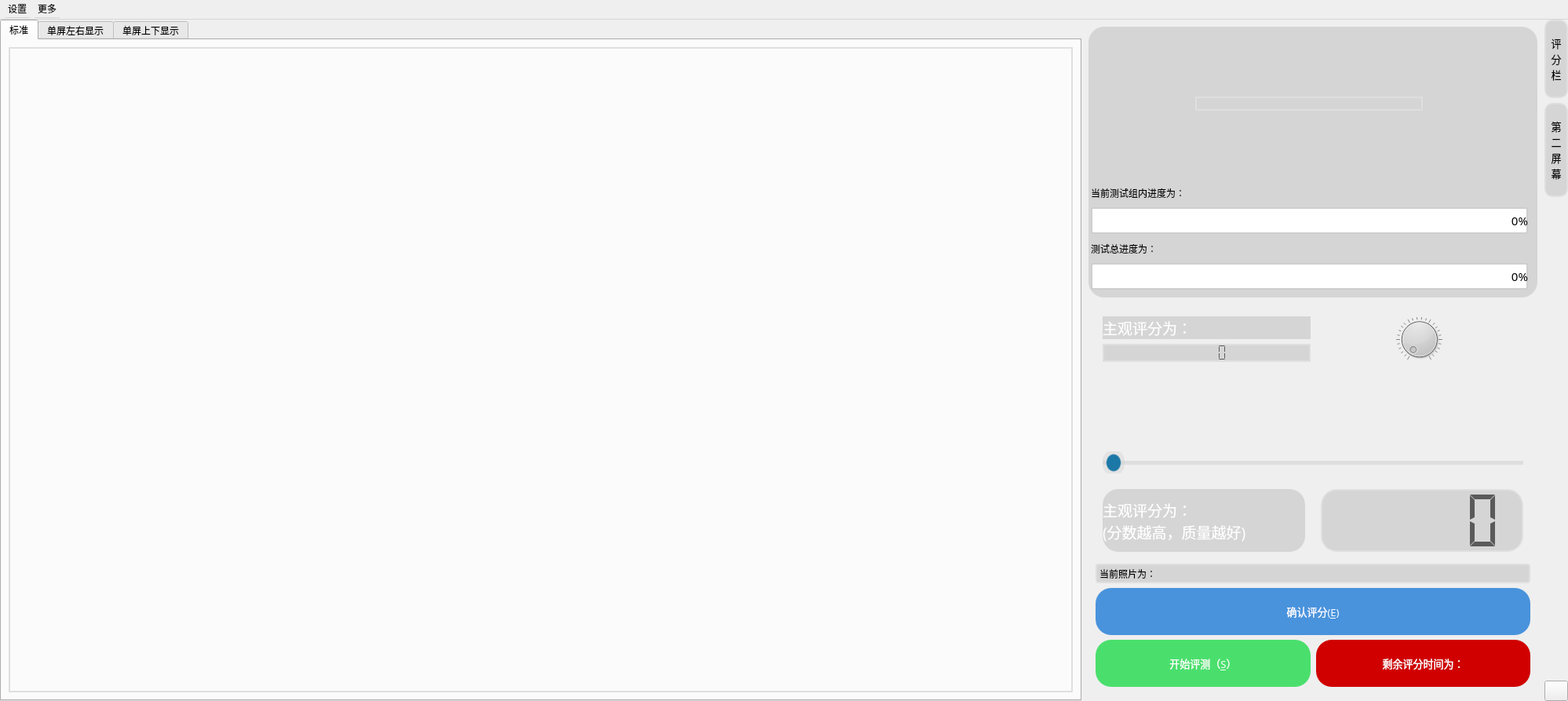
<?xml version="1.0" encoding="UTF-8"?>
<ui version="4.0">
 <class>MainWindow</class>
 <widget class="QMainWindow" name="MainWindow">
  <property name="geometry">
   <rect>
    <x>0</x>
    <y>0</y>
    <width>1998</width>
    <height>893</height>
   </rect>
  </property>
  <property name="windowTitle">
   <string>图像质量评价主实验台</string>
  </property>
  <property name="windowIcon">
   <iconset resource="../images.qrc">
    <normaloff>:/Main_Exp/images/app_icon.png</normaloff>:/Main_Exp/images/app_icon.png</iconset>
  </property>
  <property name="iconSize">
   <size>
    <width>24</width>
    <height>24</height>
   </size>
  </property>
  <widget class="QWidget" name="centralwidget">
   <property name="styleSheet">
    <string notr="true"/>
   </property>
   <layout class="QVBoxLayout" name="verticalLayout_11">
    <property name="spacing">
     <number>0</number>
    </property>
    <property name="leftMargin">
     <number>0</number>
    </property>
    <property name="topMargin">
     <number>0</number>
    </property>
    <property name="rightMargin">
     <number>0</number>
    </property>
    <property name="bottomMargin">
     <number>0</number>
    </property>
    <item>
     <layout class="QHBoxLayout" name="central_ayout" stretch="7,3,0">
      <property name="spacing">
       <number>0</number>
      </property>
      <item>
       <widget class="QTabWidget" name="dis_tabWidget">
        <property name="enabled">
         <bool>true</bool>
        </property>
        <property name="toolTip">
         <string>此面板可用于单刺激实验，同时在右上角显示缩略图；或用于双刺激实验（一屏多张）。用户不必选择。</string>
        </property>
        <property name="currentIndex">
         <number>0</number>
        </property>
        <widget class="QWidget" name="tab">
         <attribute name="title">
          <string>标准</string>
         </attribute>
         <layout class="QVBoxLayout" name="verticalLayout_7">
          <item>
           <widget class="QWidget" name="display_widget" native="true">
            <property name="styleSheet">
             <string notr="true">border:2px double;
border-color: rgb(223, 223, 223);</string>
            </property>
            <layout class="QGridLayout" name="gridLayout">
             <property name="leftMargin">
              <number>0</number>
             </property>
             <property name="topMargin">
              <number>0</number>
             </property>
             <property name="rightMargin">
              <number>0</number>
             </property>
             <property name="bottomMargin">
              <number>0</number>
             </property>
             <item row="0" column="0">
              <widget class="QLabel" name="show_pic_lb">
               <property name="maximumSize">
                <size>
                 <width>16777215</width>
                 <height>16777215</height>
                </size>
               </property>
               <property name="text">
                <string/>
               </property>
              </widget>
             </item>
            </layout>
           </widget>
          </item>
         </layout>
        </widget>
        <widget class="QWidget" name="tab_3">
         <attribute name="title">
          <string>单屏左右显示</string>
         </attribute>
         <layout class="QVBoxLayout" name="verticalLayout_6">
          <item>
           <widget class="QWidget" name="display_widget_lr" native="true">
            <property name="styleSheet">
             <string notr="true">border:2px double;
border-color: rgb(223, 223, 223);</string>
            </property>
            <layout class="QHBoxLayout" name="horizontalLayout">
             <property name="leftMargin">
              <number>0</number>
             </property>
             <property name="topMargin">
              <number>0</number>
             </property>
             <property name="rightMargin">
              <number>0</number>
             </property>
             <property name="bottomMargin">
              <number>0</number>
             </property>
             <item alignment="Qt::AlignHCenter|Qt::AlignVCenter">
              <widget class="QLabel" name="show_pic_lb_2">
               <property name="maximumSize">
                <size>
                 <width>16777215</width>
                 <height>16777215</height>
                </size>
               </property>
               <property name="toolTip">
                <string>失真照片</string>
               </property>
               <property name="whatsThis">
                <string/>
               </property>
               <property name="text">
                <string/>
               </property>
              </widget>
             </item>
             <item alignment="Qt::AlignHCenter|Qt::AlignVCenter">
              <widget class="QLabel" name="show_pic_lb_4">
               <property name="maximumSize">
                <size>
                 <width>16777215</width>
                 <height>16777215</height>
                </size>
               </property>
               <property name="toolTip">
                <string>原始照片</string>
               </property>
               <property name="text">
                <string/>
               </property>
              </widget>
             </item>
            </layout>
           </widget>
          </item>
         </layout>
        </widget>
        <widget class="QWidget" name="tab_2">
         <attribute name="title">
          <string>单屏上下显示</string>
         </attribute>
         <layout class="QVBoxLayout" name="verticalLayout_8">
          <item>
           <widget class="QWidget" name="display_widget_ud" native="true">
            <property name="styleSheet">
             <string notr="true">border:2px double;
border-color: rgb(223, 223, 223);</string>
            </property>
            <layout class="QVBoxLayout" name="verticalLayout_4">
             <property name="leftMargin">
              <number>0</number>
             </property>
             <property name="topMargin">
              <number>0</number>
             </property>
             <property name="rightMargin">
              <number>0</number>
             </property>
             <property name="bottomMargin">
              <number>0</number>
             </property>
             <item alignment="Qt::AlignHCenter|Qt::AlignVCenter">
              <widget class="QLabel" name="show_pic_lb_3">
               <property name="maximumSize">
                <size>
                 <width>16777215</width>
                 <height>16777215</height>
                </size>
               </property>
               <property name="toolTip">
                <string>失真照片</string>
               </property>
               <property name="text">
                <string/>
               </property>
              </widget>
             </item>
             <item alignment="Qt::AlignHCenter|Qt::AlignVCenter">
              <widget class="QLabel" name="show_pic_lb_5">
               <property name="maximumSize">
                <size>
                 <width>16777215</width>
                 <height>16777215</height>
                </size>
               </property>
               <property name="toolTip">
                <string>原始照片</string>
               </property>
               <property name="text">
                <string/>
               </property>
              </widget>
             </item>
            </layout>
           </widget>
          </item>
         </layout>
        </widget>
       </widget>
      </item>
      <item>
       <widget class="QWidget" name="tool_widget" native="true">
        <property name="minimumSize">
         <size>
          <width>290</width>
          <height>0</height>
         </size>
        </property>
        <property name="maximumSize">
         <size>
          <width>16777215</width>
          <height>16777215</height>
         </size>
        </property>
        <layout class="QVBoxLayout" name="verticalLayout_9" stretch="1,1">
         <item>
          <widget class="QWidget" name="thumbnail_widget" native="true">
           <property name="minimumSize">
            <size>
             <width>290</width>
             <height>0</height>
            </size>
           </property>
           <property name="maximumSize">
            <size>
             <width>600</width>
             <height>16777215</height>
            </size>
           </property>
           <property name="styleSheet">
            <string notr="true">border-radius:20px;
background-color: rgb(213, 213, 213);</string>
           </property>
           <layout class="QVBoxLayout" name="verticalLayout" stretch="8,1,2,1,2">
            <property name="leftMargin">
             <number>3</number>
            </property>
            <property name="topMargin">
             <number>3</number>
            </property>
            <property name="rightMargin">
             <number>12</number>
            </property>
            <property name="bottomMargin">
             <number>10</number>
            </property>
            <item alignment="Qt::AlignHCenter|Qt::AlignVCenter">
             <widget class="QLabel" name="Thumbnail_pic_lb">
              <property name="minimumSize">
               <size>
                <width>290</width>
                <height>0</height>
               </size>
              </property>
              <property name="maximumSize">
               <size>
                <width>600</width>
                <height>600</height>
               </size>
              </property>
              <property name="layoutDirection">
               <enum>Qt::LeftToRight</enum>
              </property>
              <property name="styleSheet">
               <string notr="true">border:2px double;
border-color: rgb(223, 223, 223);</string>
              </property>
              <property name="text">
               <string/>
              </property>
              <property name="alignment">
               <set>Qt::AlignCenter</set>
              </property>
             </widget>
            </item>
            <item>
             <widget class="QLabel" name="Thumbnail_info_lb_2">
              <property name="minimumSize">
               <size>
                <width>291</width>
                <height>25</height>
               </size>
              </property>
              <property name="maximumSize">
               <size>
                <width>600</width>
                <height>40</height>
               </size>
              </property>
              <property name="font">
               <font>
                <family>黑体</family>
               </font>
              </property>
              <property name="styleSheet">
               <string notr="true">border:none;</string>
              </property>
              <property name="text">
               <string>当前测试组内进度为：</string>
              </property>
             </widget>
            </item>
            <item>
             <widget class="QProgressBar" name="progressBar_2">
              <property name="font">
               <font>
                <family>黑体</family>
                <pointsize>11</pointsize>
               </font>
              </property>
              <property name="styleSheet">
               <string notr="true">QProgressBar {
	border: 2px solid rgb(206, 206, 206);
	background-color:rgb(255, 255, 255);
	border-radius:3px ;
	boder-style: inset;  
}

QProgressBar::chunk{
	background-color:rgb(112, 112, 112); 
	border-radius:3px;  
	margin:2px;
}
</string>
              </property>
              <property name="value">
               <number>0</number>
              </property>
              <property name="alignment">
               <set>Qt::AlignRight|Qt::AlignTrailing|Qt::AlignVCenter</set>
              </property>
              <property name="textVisible">
               <bool>true</bool>
              </property>
              <property name="orientation">
               <enum>Qt::Horizontal</enum>
              </property>
              <property name="invertedAppearance">
               <bool>false</bool>
              </property>
              <property name="textDirection">
               <enum>QProgressBar::BottomToTop</enum>
              </property>
             </widget>
            </item>
            <item>
             <widget class="QLabel" name="Thumbnail_info_lb">
              <property name="minimumSize">
               <size>
                <width>291</width>
                <height>25</height>
               </size>
              </property>
              <property name="maximumSize">
               <size>
                <width>600</width>
                <height>40</height>
               </size>
              </property>
              <property name="font">
               <font>
                <family>黑体</family>
               </font>
              </property>
              <property name="styleSheet">
               <string notr="true">border:none;</string>
              </property>
              <property name="text">
               <string>测试总进度为：</string>
              </property>
             </widget>
            </item>
            <item>
             <widget class="QProgressBar" name="progressBar">
              <property name="font">
               <font>
                <family>黑体</family>
                <pointsize>11</pointsize>
               </font>
              </property>
              <property name="styleSheet">
               <string notr="true">QProgressBar {
	border: 2px solid rgb(206, 206, 206);
	background-color:rgb(255, 255, 255);
	border-radius:3px ;
	boder-style: inset;  
}

QProgressBar::chunk{
	background-color:rgb(112, 112, 112); 
	border-radius:3px;  
	margin:2px;
}
</string>
              </property>
              <property name="value">
               <number>0</number>
              </property>
              <property name="alignment">
               <set>Qt::AlignRight|Qt::AlignTrailing|Qt::AlignVCenter</set>
              </property>
              <property name="textVisible">
               <bool>true</bool>
              </property>
              <property name="orientation">
               <enum>Qt::Horizontal</enum>
              </property>
              <property name="invertedAppearance">
               <bool>false</bool>
              </property>
              <property name="textDirection">
               <enum>QProgressBar::BottomToTop</enum>
              </property>
             </widget>
            </item>
           </layout>
          </widget>
         </item>
         <item>
          <widget class="QWidget" name="get_score_and_goback_widget" native="true">
           <property name="minimumSize">
            <size>
             <width>290</width>
             <height>0</height>
            </size>
           </property>
           <property name="maximumSize">
            <size>
             <width>600</width>
             <height>16777215</height>
            </size>
           </property>
           <property name="styleSheet">
            <string notr="true">border-radius: 20px;</string>
           </property>
           <layout class="QVBoxLayout" name="verticalLayout_10" stretch="1,1,0,0,0">
            <item>
             <widget class="QWidget" name="dial_mark_widget" native="true">
              <layout class="QHBoxLayout" name="horizontalLayout_6">
               <item>
                <layout class="QVBoxLayout" name="verticalLayout_2">
                 <item>
                  <widget class="QLabel" name="label_3">
                   <property name="minimumSize">
                    <size>
                     <width>160</width>
                     <height>0</height>
                    </size>
                   </property>
                   <property name="font">
                    <font>
                     <family>黑体</family>
                     <pointsize>14</pointsize>
                     <weight>50</weight>
                     <italic>false</italic>
                     <bold>false</bold>
                    </font>
                   </property>
                   <property name="styleSheet">
                    <string notr="true">background-color: rgb(213, 213, 213);
border-radius:20px;
color: rgb(255, 255, 255)
</string>
                   </property>
                   <property name="text">
                    <string>主观评分为：</string>
                   </property>
                  </widget>
                 </item>
                 <item>
                  <widget class="QLCDNumber" name="show_score_lcd">
                   <property name="layoutDirection">
                    <enum>Qt::LeftToRight</enum>
                   </property>
                   <property name="autoFillBackground">
                    <bool>false</bool>
                   </property>
                   <property name="styleSheet">
                    <string notr="true">border:2px double;
border-color: rgb(223, 223, 223);
background-color: rgb(213, 213, 213);
color: rgb(90, 90, 90);</string>
                   </property>
                   <property name="frameShape">
                    <enum>QFrame::Box</enum>
                   </property>
                   <property name="frameShadow">
                    <enum>QFrame::Raised</enum>
                   </property>
                   <property name="smallDecimalPoint">
                    <bool>false</bool>
                   </property>
                   <property name="segmentStyle">
                    <enum>QLCDNumber::Flat</enum>
                   </property>
                  </widget>
                 </item>
                </layout>
               </item>
               <item>
                <widget class="QDial" name="show_score_dial">
                 <property name="cursor">
                  <cursorShape>PointingHandCursor</cursorShape>
                 </property>
                 <property name="styleSheet">
                  <string notr="true">background-color: rgb(213, 213, 213);</string>
                 </property>
                 <property name="notchesVisible">
                  <bool>true</bool>
                 </property>
                </widget>
               </item>
              </layout>
             </widget>
            </item>
            <item>
             <widget class="QWidget" name="slider_mark_widget" native="true">
              <layout class="QVBoxLayout" name="verticalLayout_3">
               <property name="spacing">
                <number>20</number>
               </property>
               <item>
                <layout class="QHBoxLayout" name="horizontalLayout_4" stretch="0,1,0,1,0">
                 <property name="leftMargin">
                  <number>20</number>
                 </property>
                 <property name="topMargin">
                  <number>10</number>
                 </property>
                 <property name="rightMargin">
                  <number>20</number>
                 </property>
                 <property name="bottomMargin">
                  <number>10</number>
                 </property>
                 <item alignment="Qt::AlignBottom">
                  <widget class="QLabel" name="label_2">
                   <property name="minimumSize">
                    <size>
                     <width>50</width>
                     <height>50</height>
                    </size>
                   </property>
                   <property name="maximumSize">
                    <size>
                     <width>50</width>
                     <height>50</height>
                    </size>
                   </property>
                   <property name="styleSheet">
                    <string notr="true">border-image: url(:/Main_Exp/images/bad.png);</string>
                   </property>
                   <property name="text">
                    <string/>
                   </property>
                  </widget>
                 </item>
                 <item>
                  <widget class="QLabel" name="label_7">
                   <property name="minimumSize">
                    <size>
                     <width>0</width>
                     <height>30</height>
                    </size>
                   </property>
                   <property name="maximumSize">
                    <size>
                     <width>16777215</width>
                     <height>30</height>
                    </size>
                   </property>
                   <property name="text">
                    <string/>
                   </property>
                  </widget>
                 </item>
                 <item>
                  <widget class="QLabel" name="label_5">
                   <property name="minimumSize">
                    <size>
                     <width>50</width>
                     <height>50</height>
                    </size>
                   </property>
                   <property name="maximumSize">
                    <size>
                     <width>50</width>
                     <height>50</height>
                    </size>
                   </property>
                   <property name="styleSheet">
                    <string notr="true"/>
                   </property>
                   <property name="text">
                    <string/>
                   </property>
                  </widget>
                 </item>
                 <item>
                  <widget class="QLabel" name="label_8">
                   <property name="minimumSize">
                    <size>
                     <width>0</width>
                     <height>30</height>
                    </size>
                   </property>
                   <property name="maximumSize">
                    <size>
                     <width>16777215</width>
                     <height>30</height>
                    </size>
                   </property>
                   <property name="text">
                    <string/>
                   </property>
                  </widget>
                 </item>
                 <item alignment="Qt::AlignVCenter">
                  <widget class="QLabel" name="label_6">
                   <property name="minimumSize">
                    <size>
                     <width>50</width>
                     <height>50</height>
                    </size>
                   </property>
                   <property name="maximumSize">
                    <size>
                     <width>50</width>
                     <height>50</height>
                    </size>
                   </property>
                   <property name="styleSheet">
                    <string notr="true">border-image: url(:/Main_Exp/images/good.png);</string>
                   </property>
                   <property name="text">
                    <string/>
                   </property>
                  </widget>
                 </item>
                </layout>
               </item>
               <item>
                <widget class="QSlider" name="horizontalSlider">
                 <property name="styleSheet">
                  <string notr="true">QSlider:horizontal {
    min-height: 28px;
}
QSlider::groove:horizontal {
    height: 5px;
    background: rgb(222, 222, 222); 
}
QSlider::handle:horizontal {
    width: 28px;
    margin-top: -14px;
    margin-bottom: -14px;
    border-radius: 14px;
    background: qradialgradient(spread:reflect, cx:0.5, cy:0.5, radius:0.5, fx:0.5, fy:0.5, stop:0.6 rgba(28, 120, 167, 255), stop:0.7 rgba(210, 210, 210, 100));
}
QSlider::handle:horizontal:hover {
    background: qradialgradient(spread:reflect, cx:0.5, cy:0.5, radius:0.5, fx:0.5, fy:0.5, stop:0.6 rgba(126, 161, 255, 255), stop:0.7 rgba(255, 255, 255, 100));
}</string>
                 </property>
                 <property name="orientation">
                  <enum>Qt::Horizontal</enum>
                 </property>
                </widget>
               </item>
               <item>
                <layout class="QHBoxLayout" name="horizontalLayout_3">
                 <item>
                  <widget class="QLabel" name="label_4">
                   <property name="minimumSize">
                    <size>
                     <width>0</width>
                     <height>80</height>
                    </size>
                   </property>
                   <property name="maximumSize">
                    <size>
                     <width>300</width>
                     <height>16777215</height>
                    </size>
                   </property>
                   <property name="font">
                    <font>
                     <family>黑体</family>
                     <pointsize>14</pointsize>
                     <weight>50</weight>
                     <italic>false</italic>
                     <bold>false</bold>
                    </font>
                   </property>
                   <property name="styleSheet">
                    <string notr="true">background-color: rgb(213, 213, 213);
border-radius:20px;
color: rgb(255, 255, 255)
</string>
                   </property>
                   <property name="text">
                    <string>主观评分为：
(分数越高，质量越好)</string>
                   </property>
                  </widget>
                 </item>
                 <item>
                  <widget class="QLCDNumber" name="show_score_lcd_2">
                   <property name="minimumSize">
                    <size>
                     <width>0</width>
                     <height>40</height>
                    </size>
                   </property>
                   <property name="maximumSize">
                    <size>
                     <width>16777215</width>
                     <height>16777215</height>
                    </size>
                   </property>
                   <property name="layoutDirection">
                    <enum>Qt::LeftToRight</enum>
                   </property>
                   <property name="autoFillBackground">
                    <bool>false</bool>
                   </property>
                   <property name="styleSheet">
                    <string notr="true">border:2px double;
border-color: rgb(223, 223, 223);
background-color: rgb(213, 213, 213);
color: rgb(90, 90, 90);</string>
                   </property>
                   <property name="frameShape">
                    <enum>QFrame::Box</enum>
                   </property>
                   <property name="frameShadow">
                    <enum>QFrame::Raised</enum>
                   </property>
                   <property name="smallDecimalPoint">
                    <bool>false</bool>
                   </property>
                   <property name="segmentStyle">
                    <enum>QLCDNumber::Flat</enum>
                   </property>
                  </widget>
                 </item>
                </layout>
               </item>
              </layout>
             </widget>
            </item>
            <item>
             <widget class="QLabel" name="label">
              <property name="minimumSize">
               <size>
                <width>0</width>
                <height>25</height>
               </size>
              </property>
              <property name="maximumSize">
               <size>
                <width>600</width>
                <height>40</height>
               </size>
              </property>
              <property name="font">
               <font>
                <family>黑体</family>
               </font>
              </property>
              <property name="styleSheet">
               <string notr="true">border-radius: 3px;
border:2px double;
border-color: rgb(223, 223, 223);
background-color: rgb(213, 213, 213);</string>
              </property>
              <property name="text">
               <string>当前照片为：</string>
              </property>
             </widget>
            </item>
            <item>
             <widget class="QPushButton" name="ensure_score_of_this_picture_btn">
              <property name="minimumSize">
               <size>
                <width>0</width>
                <height>60</height>
               </size>
              </property>
              <property name="maximumSize">
               <size>
                <width>600</width>
                <height>16777215</height>
               </size>
              </property>
              <property name="font">
               <font>
                <family>微软雅黑</family>
                <pointsize>10</pointsize>
                <weight>9</weight>
                <italic>false</italic>
                <bold>false</bold>
               </font>
              </property>
              <property name="styleSheet">
               <string notr="true">QPushButton:hover {
	background-color: rgb(85, 170, 255);
}

QPushButton:pressed {
	
	background-color: rgb(62, 125, 188);
	border: 2px double;
	border-color: rgb(255, 255, 255);
}

QPushButton:disabled {
	color: rgb(88, 88, 88);
	background-color: rgb(208, 208, 208);
}

QPushButton {
	background-color: rgb(73, 147, 221);
	color: rgb(255, 255, 255);
	font: 75 10pt &quot;微软雅黑&quot;;
	border-radius: 20px;
}</string>
              </property>
              <property name="text">
               <string>确认评分(&amp;E)</string>
              </property>
              <property name="checkable">
               <bool>false</bool>
              </property>
              <property name="checked">
               <bool>false</bool>
              </property>
             </widget>
            </item>
            <item>
             <layout class="QHBoxLayout" name="horizontalLayout_2">
              <property name="spacing">
               <number>7</number>
              </property>
              <property name="sizeConstraint">
               <enum>QLayout::SetDefaultConstraint</enum>
              </property>
              <property name="leftMargin">
               <number>0</number>
              </property>
              <property name="topMargin">
               <number>0</number>
              </property>
              <item>
               <widget class="QPushButton" name="goto_pre_photo_btn">
                <property name="minimumSize">
                 <size>
                  <width>0</width>
                  <height>60</height>
                 </size>
                </property>
                <property name="font">
                 <font>
                  <family>微软雅黑</family>
                  <pointsize>10</pointsize>
                  <weight>9</weight>
                  <italic>false</italic>
                  <bold>false</bold>
                 </font>
                </property>
                <property name="styleSheet">
                 <string notr="true">QPushButton:hover {
	background-color: rgb(83, 250, 0);
}

QPushButton:pressed {
	
	background-color: rgb(63, 190, 0);
	border: 2px double;
	border-color: rgb(255, 255, 255);
}

QPushButton:disabled {
	
	background-color: rgb(208, 0, 0);
}

QPushButton {
	background-color: rgb(74, 223, 109);
	color: rgb(255, 255, 255);
	font: 75 10pt &quot;微软雅黑&quot;;
	border-radius: 20px;
}</string>
                </property>
                <property name="text">
                 <string>开始评测（&amp;S）</string>
                </property>
                <property name="checkable">
                 <bool>false</bool>
                </property>
                <property name="checked">
                 <bool>false</bool>
                </property>
               </widget>
              </item>
              <item>
               <widget class="QPushButton" name="goto_next_photo_btn">
                <property name="enabled">
                 <bool>false</bool>
                </property>
                <property name="minimumSize">
                 <size>
                  <width>0</width>
                  <height>60</height>
                 </size>
                </property>
                <property name="font">
                 <font>
                  <family>微软雅黑</family>
                  <pointsize>10</pointsize>
                  <weight>9</weight>
                  <italic>false</italic>
                  <bold>false</bold>
                 </font>
                </property>
                <property name="styleSheet">
                 <string notr="true">QPushButton:hover {
	background-color: rgb(255, 170, 0);
}

QPushButton:pressed {
	
	background-color: rgb(191, 127, 0);
	border: 2px double;
	border-color: rgb(255, 255, 255);
}

QPushButton:disabled {
	
	background-color: rgb(208, 0, 0);
}

QPushButton {
	background-color: rgb(229, 153, 0);
	color: rgb(255, 255, 255);
	font: 75 10pt &quot;微软雅黑&quot;;
	border-radius: 20px;
}</string>
                </property>
                <property name="text">
                 <string>剩余评分时间为：</string>
                </property>
                <property name="checkable">
                 <bool>false</bool>
                </property>
                <property name="checked">
                 <bool>false</bool>
                </property>
               </widget>
              </item>
             </layout>
            </item>
           </layout>
          </widget>
         </item>
        </layout>
       </widget>
      </item>
      <item>
       <widget class="QWidget" name="control_hide_widget" native="true">
        <property name="maximumSize">
         <size>
          <width>30</width>
          <height>16777215</height>
         </size>
        </property>
        <layout class="QVBoxLayout" name="verticalLayout_5">
         <property name="spacing">
          <number>6</number>
         </property>
         <property name="leftMargin">
          <number>0</number>
         </property>
         <property name="topMargin">
          <number>0</number>
         </property>
         <property name="rightMargin">
          <number>0</number>
         </property>
         <property name="bottomMargin">
          <number>0</number>
         </property>
         <item>
          <widget class="QPushButton" name="tool_ishide_pb">
           <property name="maximumSize">
            <size>
             <width>30</width>
             <height>16777215</height>
            </size>
           </property>
           <property name="font">
            <font>
             <family>微软雅黑</family>
             <pointsize>10</pointsize>
            </font>
           </property>
           <property name="layoutDirection">
            <enum>Qt::LeftToRight</enum>
           </property>
           <property name="styleSheet">
            <string notr="true">QPushButton:hover {
	background-color: rgb(239, 239, 239);
}

QPushButton:pressed {
	
	background-color: rgb(207, 207, 207);
	border: 2px double;
	border-color: rgb(255, 255, 255);
}

QPushButton:disabled {
	color: rgb(88, 88, 88);
	background-color: rgb(208, 208, 208);
}

QPushButton {
	border:2px double;
	border-color: rgb(223, 223, 223);
	background-color: rgb(213, 213, 213);
	color: rgb(0, 0, 0);
	border-radius:10px;
}</string>
           </property>
           <property name="text">
            <string>
评
分
栏
</string>
           </property>
          </widget>
         </item>
         <item>
          <widget class="QPushButton" name="second_pane_show_lb">
           <property name="maximumSize">
            <size>
             <width>30</width>
             <height>16777215</height>
            </size>
           </property>
           <property name="font">
            <font>
             <family>微软雅黑</family>
             <pointsize>10</pointsize>
            </font>
           </property>
           <property name="layoutDirection">
            <enum>Qt::LeftToRight</enum>
           </property>
           <property name="styleSheet">
            <string notr="true">QPushButton:hover {
	background-color: rgb(239, 239, 239);
}

QPushButton:pressed {
	
	background-color: rgb(207, 207, 207);
	border: 2px double;
	border-color: rgb(255, 255, 255);
}

QPushButton:disabled {
	color: rgb(88, 88, 88);
	background-color: rgb(208, 208, 208);
}

QPushButton {
	border:2px double;
	border-color: rgb(223, 223, 223);
	background-color: rgb(213, 213, 213);
	color: rgb(0, 0, 0);
	border-radius:10px;
}</string>
           </property>
           <property name="text">
            <string>
第
二
屏
幕
</string>
           </property>
          </widget>
         </item>
         <item>
          <widget class="QLabel" name="no_use_lb">
           <property name="maximumSize">
            <size>
             <width>30</width>
             <height>16777215</height>
            </size>
           </property>
           <property name="font">
            <font>
             <family>微软雅黑</family>
             <pointsize>10</pointsize>
            </font>
           </property>
           <property name="text">
            <string/>
           </property>
          </widget>
         </item>
         <item>
          <widget class="QPushButton" name="no_use_2_lb">
           <property name="maximumSize">
            <size>
             <width>30</width>
             <height>16777215</height>
            </size>
           </property>
           <property name="font">
            <font>
             <family>微软雅黑</family>
             <pointsize>10</pointsize>
            </font>
           </property>
           <property name="text">
            <string/>
           </property>
          </widget>
         </item>
        </layout>
       </widget>
      </item>
     </layout>
    </item>
   </layout>
  </widget>
  <widget class="QMenuBar" name="menubar">
   <property name="geometry">
    <rect>
     <x>0</x>
     <y>0</y>
     <width>1998</width>
     <height>25</height>
    </rect>
   </property>
   <property name="minimumSize">
    <size>
     <width>0</width>
     <height>25</height>
    </size>
   </property>
   <property name="maximumSize">
    <size>
     <width>16777215</width>
     <height>25</height>
    </size>
   </property>
   <widget class="QMenu" name="more_info_menu">
    <property name="title">
     <string>更多</string>
    </property>
    <property name="icon">
     <iconset resource="../images.qrc">
      <normaloff>:/Main_Exp/images/more.png</normaloff>:/Main_Exp/images/more.png</iconset>
    </property>
    <addaction name="action_11"/>
    <addaction name="separator"/>
    <addaction name="action_14"/>
   </widget>
   <widget class="QMenu" name="settings_menu">
    <property name="styleSheet">
     <string notr="true"/>
    </property>
    <property name="title">
     <string>设置</string>
    </property>
    <property name="icon">
     <iconset resource="../images.qrc">
      <normaloff>:/Main_Exp/images/setting.png</normaloff>:/Main_Exp/images/setting.png</iconset>
    </property>
    <addaction name="action_2"/>
    <addaction name="separator"/>
    <addaction name="actionMOS"/>
    <addaction name="separator"/>
    <addaction name="action_4"/>
    <addaction name="separator"/>
    <addaction name="action_5"/>
    <addaction name="separator"/>
    <addaction name="action_6"/>
    <addaction name="separator"/>
    <addaction name="action_8"/>
   </widget>
   <addaction name="settings_menu"/>
   <addaction name="more_info_menu"/>
  </widget>
  <action name="action_set_database_source">
   <property name="text">
    <string>数据库源地址</string>
   </property>
  </action>
  <action name="action_set_saveMOS_path">
   <property name="text">
    <string>保存MOS文件地址</string>
   </property>
  </action>
  <action name="action">
   <property name="text">
    <string>主展示图片的宽(width)</string>
   </property>
  </action>
  <action name="action_3">
   <property name="text">
    <string>测试图片的宽长比</string>
   </property>
  </action>
  <action name="action_7">
   <property name="text">
    <string>主界面演示时间</string>
   </property>
  </action>
  <action name="action_9">
   <property name="text">
    <string>中灰度场的时间</string>
   </property>
  </action>
  <action name="action_11">
   <property name="icon">
    <iconset resource="../images.qrc">
     <normaloff>:/Main_Exp/images/help_of_exp.png</normaloff>:/Main_Exp/images/help_of_exp.png</iconset>
   </property>
   <property name="text">
    <string>实验帮助</string>
   </property>
  </action>
  <action name="action_14">
   <property name="icon">
    <iconset resource="../images.qrc">
     <normaloff>:/Main_Exp/images/about_us.png</normaloff>:/Main_Exp/images/about_us.png</iconset>
   </property>
   <property name="text">
    <string>有关我们</string>
   </property>
  </action>
  <action name="action_2">
   <property name="icon">
    <iconset resource="../images.qrc">
     <normaloff>:/Main_Exp/images/database_setting.png</normaloff>:/Main_Exp/images/database_setting.png</iconset>
   </property>
   <property name="text">
    <string>数据库设置</string>
   </property>
   <property name="shortcut">
    <string>Ctrl+Shift+D</string>
   </property>
  </action>
  <action name="actionMOS">
   <property name="icon">
    <iconset resource="../images.qrc">
     <normaloff>:/Main_Exp/images/mos_record.png</normaloff>:/Main_Exp/images/mos_record.png</iconset>
   </property>
   <property name="text">
    <string>MOS记录</string>
   </property>
  </action>
  <action name="action_4">
   <property name="icon">
    <iconset resource="../images.qrc">
     <normaloff>:/Main_Exp/images/exp.png</normaloff>:/Main_Exp/images/exp.png</iconset>
   </property>
   <property name="text">
    <string>实验参数</string>
   </property>
  </action>
  <action name="action_5">
   <property name="icon">
    <iconset resource="../images.qrc">
     <normaloff>:/Main_Exp/images/dis.png</normaloff>:/Main_Exp/images/dis.png</iconset>
   </property>
   <property name="text">
    <string>主显示界面</string>
   </property>
  </action>
  <action name="action_6">
   <property name="icon">
    <iconset resource="../images.qrc">
     <normaloff>:/Main_Exp/images/testee.png</normaloff>:/Main_Exp/images/testee.png</iconset>
   </property>
   <property name="text">
    <string>测试者信息</string>
   </property>
  </action>
  <action name="action_8">
   <property name="icon">
    <iconset resource="../images.qrc">
     <normaloff>:/Main_Exp/images/others.png</normaloff>:/Main_Exp/images/others.png</iconset>
   </property>
   <property name="text">
    <string>其他设置</string>
   </property>
  </action>
 </widget>
 <resources>
  <include location="../images.qrc"/>
 </resources>
 <connections>
  <connection>
   <sender>show_score_dial</sender>
   <signal>valueChanged(int)</signal>
   <receiver>MainWindow</receiver>
   <slot>get_user_MOS()</slot>
   <hints>
    <hint type="sourcelabel">
     <x>1056</x>
     <y>455</y>
    </hint>
    <hint type="destinationlabel">
     <x>1019</x>
     <y>403</y>
    </hint>
   </hints>
  </connection>
  <connection>
   <sender>ensure_score_of_this_picture_btn</sender>
   <signal>clicked()</signal>
   <receiver>MainWindow</receiver>
   <slot>ensure_this_MOS()</slot>
   <hints>
    <hint type="sourcelabel">
     <x>1065</x>
     <y>805</y>
    </hint>
    <hint type="destinationlabel">
     <x>1030</x>
     <y>528</y>
    </hint>
   </hints>
  </connection>
  <connection>
   <sender>goto_pre_photo_btn</sender>
   <signal>clicked()</signal>
   <receiver>MainWindow</receiver>
   <slot>go_to_pre_photo()</slot>
   <hints>
    <hint type="sourcelabel">
     <x>917</x>
     <y>872</y>
    </hint>
    <hint type="destinationlabel">
     <x>775</x>
     <y>718</y>
    </hint>
   </hints>
  </connection>
  <connection>
   <sender>goto_next_photo_btn</sender>
   <signal>clicked()</signal>
   <receiver>MainWindow</receiver>
   <slot>go_to_next_photo()</slot>
   <hints>
    <hint type="sourcelabel">
     <x>1064</x>
     <y>872</y>
    </hint>
    <hint type="destinationlabel">
     <x>920</x>
     <y>680</y>
    </hint>
   </hints>
  </connection>
  <connection>
   <sender>horizontalSlider</sender>
   <signal>valueChanged(int)</signal>
   <receiver>MainWindow</receiver>
   <slot>get_user_MOS()</slot>
   <hints>
    <hint type="sourcelabel">
     <x>1056</x>
     <y>597</y>
    </hint>
    <hint type="destinationlabel">
     <x>1177</x>
     <y>644</y>
    </hint>
   </hints>
  </connection>
  <connection>
   <sender>tool_ishide_pb</sender>
   <signal>clicked()</signal>
   <receiver>MainWindow</receiver>
   <slot>hide_tool()</slot>
   <hints>
    <hint type="sourcelabel">
     <x>1101</x>
     <y>65</y>
    </hint>
    <hint type="destinationlabel">
     <x>1182</x>
     <y>141</y>
    </hint>
   </hints>
  </connection>
  <connection>
   <sender>second_pane_show_lb</sender>
   <signal>clicked()</signal>
   <receiver>MainWindow</receiver>
   <slot>second_showpane_show()</slot>
   <hints>
    <hint type="sourcelabel">
     <x>1108</x>
     <y>209</y>
    </hint>
    <hint type="destinationlabel">
     <x>1167</x>
     <y>260</y>
    </hint>
   </hints>
  </connection>
 </connections>
 <slots>
  <slot>get_user_MOS()</slot>
  <slot>ensure_this_MOS()</slot>
  <slot>go_to_pre_photo()</slot>
  <slot>go_to_next_photo()</slot>
  <slot>hide_tool()</slot>
  <slot>second_showpane_show()</slot>
 </slots>
</ui>
